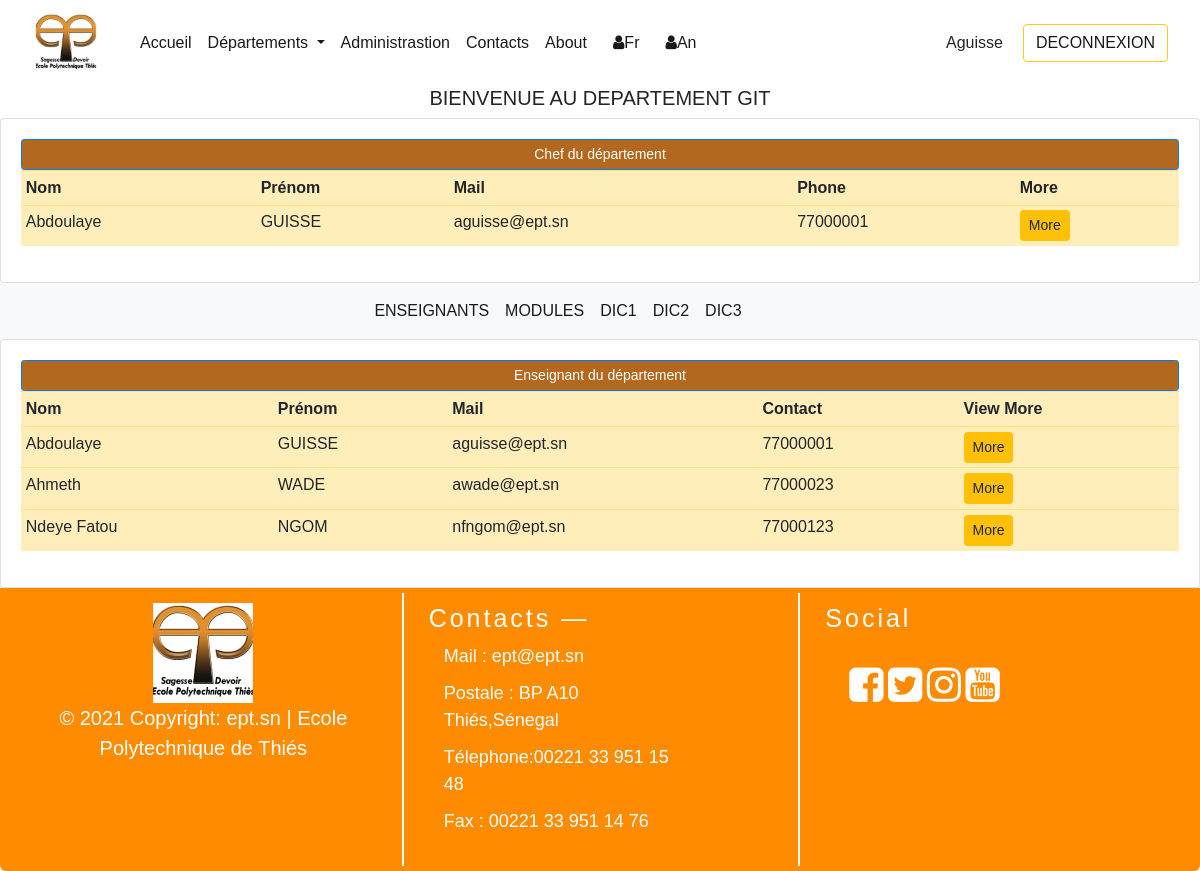
Page /fr/departements/git (signed in) on the committed database.
### departements/models.py (models this page shows, shortened)
class Utilisateur(models.Model):  # COMM0N
    first_name = models.CharField(max_length=300, null=True)
    last_name = models.CharField(max_length=300, null=True)
    mail_user =  models.EmailField(max_length=300, null= True)
    class Meta:
        abstract = True

class EnseignantModel(Utilisateur):  # TEACHER
    CATEGORY = (
            ('GIT', 'GIT'),
            ('GEM', 'GEM'),
            ('GC', 'GC'),
            ('AERO', 'AERO'),
            ('TC', 'TC'),
            ('----', '----')
        )
    contact_prof = models.CharField(max_length=150)
    date_adhesion = models.DateField(null= True)
    chef_departement = models.BooleanField(default=False)
    departements = models.ManyToManyField(DepartementModel)
    matieres = models.ManyToManyField(MatiereModel)
    chief = models.CharField(max_length = 200, null = True, choices = CATEGORY)
    class Meta :
        verbose_name = "Enseignant"

### departements/views.py (the view)
# urls.py: path("departements/git", departementGit, name = "git"),
@login_required(login_url='login')
def departementGit(request):
    departements = DepartementModel.objects.all()
    unite_enseignement = UniteEnseignementModel.objects.all()
    enseignants = EnseignantModel.objects.filter(chief = 'GIT' )
    profs = EnseignantModel.objects.filter(departements = 1) #1 represent
    context = {
            "depart":"GIT",
            'enseignants': enseignants,
            "departements" : departements,
            "ues":unite_enseignement,
            "profs": profs,
            }
    return render(request, "departements/git.html", context)

### templates/departements/git.html (shortened to what this page needs)
{% extends "home/base.html" %}
{% load i18n%}
{% block content %}
    <div class="row">
        <div class="col-md-12">
            <h5 class="text-center">{% trans 'BIENVENUE AU DEPARTEMENT'%} {{ depart }} </h5>
            <div class="card card-body">
                <span class="btn btn-primary btn-sm btn-block" style="background-color:#b2681e;">Chef du département</span>
                <table class="table table-sm table-warning">
                    <tr>
                        <th>Nom</th>
                        <th>Prénom</th>
                        <th>Mail</th>
                        <th>Phone</th>
                        <th>More</th>
                    </tr>
                    {% for enseignant in enseignants %}
                        <tr>
                            <td>{{ enseignant.first_name }}</td>
                            <td>{{ enseignant.last_name |upper }}</td>
                            <td>{{ enseignant.mail_user }}</td>
                            <td>{{ enseignant.contact_prof }}</td>
                            <td><a class="btn btn-sm btn-warning" href="{% url 'enseignant_git_details' enseignant.id %}">More</a></td>
                        </tr>
                    {% endfor%}
                </table>
            </div>
        </div>
    </div>
    {% include 'departements/menu_nav_dep.html' %}
    <div class="container">
        <div class="row">
            <div class="col-md-12">
                <div class="card card-body">
                    <span class="btn btn-primary btn-sm btn-block" style="background-color:#b2681e;">Enseignant du département </span>
                    <table class="table table-sm table-warning">
                        <tr>
                            <th>Nom</th>
                            <th>Prénom</th>
                            <th>Mail</th>
                            <th>Contact</th>
                            <th>View More</th>
                        </tr>
                        {% for prof in profs %}
                            <tr>
                                <td>{{ prof.first_name }}</td>
                                <td>{{ prof.last_name |upper }}</td>
                                <td>{{ prof.mail_user }}</td>
                                <td>{{ prof.contact_prof }}</td>
                                <td><a class="btn btn-sm btn-warning" href="{% url 'enseignant_git_details' prof.id %}">More</a></td>
                            </tr>
                        {% endfor%}
                    </table>
                </div>
            </div>
        </div>
{% endblock %}

### templates/home/navbar.html (shortened to what this page needs)
{% load static %}
{% load i18n%}
<nav class="navbar navbar-expand-lg navbar-light " style="background-color:white;">
    <a class="navbar-brand" href="{% url 'index' %}">
      <img src="{% static 'images/ept_logo.svg' %} " width="100" height="60" alt="">
    </a>
    <div class="collapse navbar-collapse" id="navbarSupportedContent" >
      <ul class="navbar-nav mr-auto">
        <li class="nav-item active ">
            <a class="nav-link " href="{% url 'index' %}">{% trans "Accueil" %}</a>
        </li>
        <li class="nav-item dropdown active">
          <a class="nav-link dropdown-toggle" href="#" id="navbarDropdown" role="button" data-toggle="dropdown" aria-haspopup="true" aria-expanded="false">
            {% trans "Départements" %}
          </a>
        </li>
        <li class="nav-item active">
          <a class="nav-link" href="#">Administrastion <span class="sr-only">(current)</span></a>
        </li>
        <li class="nav-item active">
          <a class="nav-link" href="{% url 'contact' %}">Contacts</a>
        </li>
        <li class="nav-item active">
          <a class="nav-link" href="{% url 'about' %}">{%trans "A propos" %}<span class="sr-only">(current)</span></a>
        </li>
        <li class="nav-item active" style="padding-left: 10px;">
          <a class="nav-link" href="/fr/departements/meca"><i class="fa fa-user"></i>Fr</a>
        </li>
        <li class="nav-item active" style="padding-left: 10px;">
          <a class="nav-link" href="/en/departements/meca"><i class="fa fa-user"></i>An</a>
        </li>
      </ul>
      {% if user.is_authenticated %}
      <li style="list-style: none; margin-right: 20px;">{{ user.username }}</li>
        <div class="form-inline my-2 my-lg-0">
          <button class="btn btn-outline-warning mr-sm-3"  >
            <a style="color: black; text-decoration: none;" href="{% url 'logout' %}">{% trans 'DECONNEXION' %}</a>
          </button>
        </div>
      {% endif %}
      {% include 'home/connexion.html' %}
    </div>
  </nav>

### static/css/style.css (style rules this page uses)
button { background-color: #04AA6D; color: white; padding: 14px 20px; margin: 8px 0; border: none; cursor: pointer; width: 100%; opacity: 0.9; }

### templates/home/connexion.html (style rules this page uses)
body { font-family: Arial, Helvetica, sans-serif; }
button { background-color: #04AA6D; color: white; padding: 14px 20px; margin: 8px 0; border: none; cursor: pointer; width: 100%; }

### rows in the picture
EnseignantModel: chief "GIT", first_name "Abdoulaye", last_name "GUISSE", mail_user "aguisse@ept.sn", contact_prof "77000001"
EnseignantModel: first_name "Ahmeth", last_name "WADE", mail_user "awade@ept.sn", contact_prof "77000023"
EnseignantModel: first_name "Ndeye Fatou", last_name "NGOM", mail_user "nfngom@ept.sn", contact_prof "77000123"

### other values in the picture
{{ user.username }} "Aguisse"
